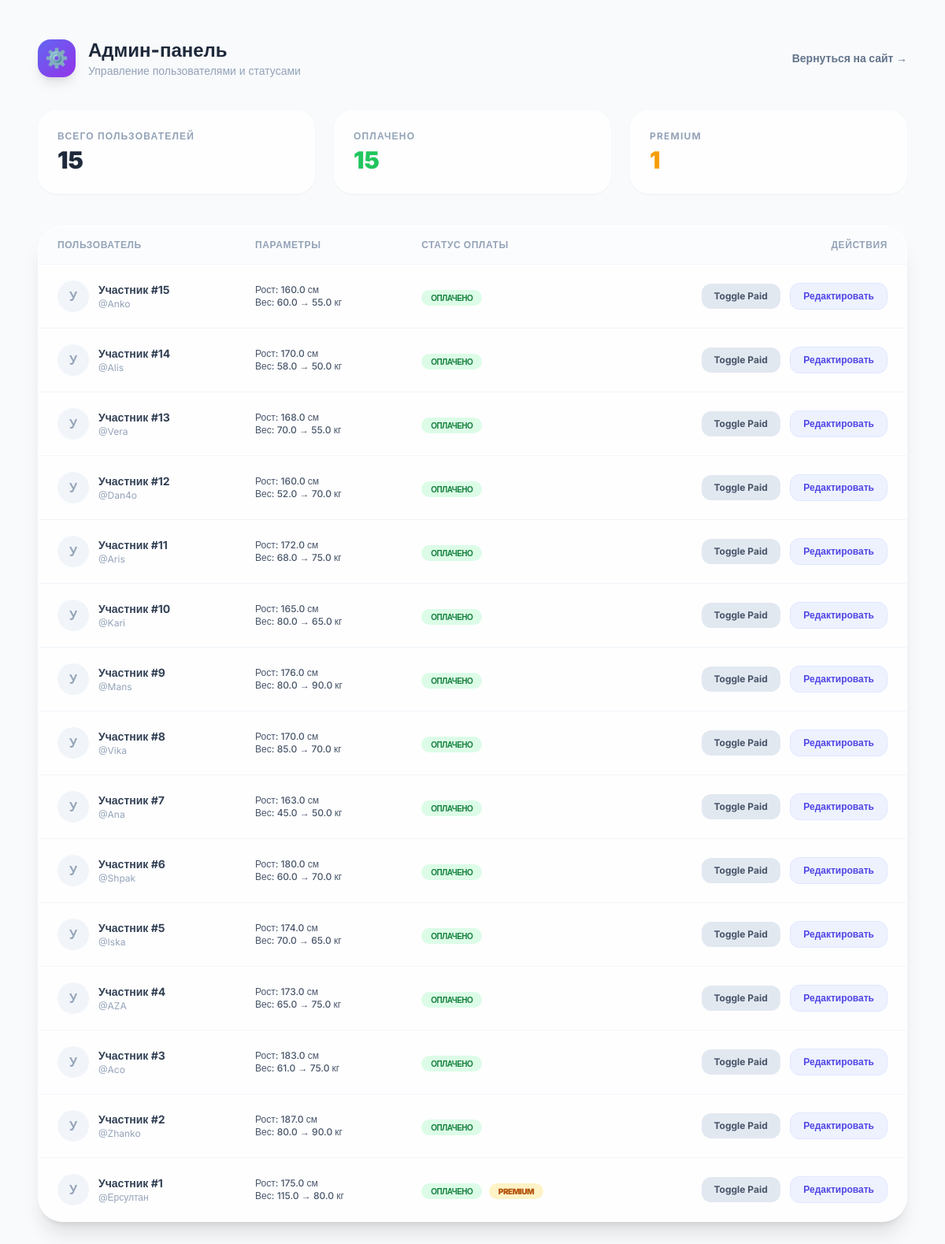
The page /admin on the database its author committed.
### database.py (models this page shows)
class Base(DeclarativeBase):
    pass

class User(Base):
    __tablename__ = "users"
    id: Mapped[int] = mapped_column(Integer, primary_key=True, autoincrement=True)
    username: Mapped[str] = mapped_column(String(50), unique=True, nullable=False)
    password: Mapped[str] = mapped_column(String(100), nullable=False)
    name: Mapped[str] = mapped_column(String(100), nullable=False)
    height_cm: Mapped[float] = mapped_column(Float, nullable=False)
    start_weight_kg: Mapped[float] = mapped_column(Float, nullable=False)
    current_weight_kg: Mapped[float] = mapped_column(Float, nullable=False)
    target_weight_kg: Mapped[float] = mapped_column(Float, nullable=False)
    goal_label: Mapped[str] = mapped_column(String(200), nullable=False)
    is_premium: Mapped[bool] = mapped_column(Boolean, default=False)
    is_paid: Mapped[bool] = mapped_column(Boolean, default=False)
    payment_ref: Mapped[str | None] = mapped_column(String(100), nullable=True)
    created_at: Mapped[datetime] = mapped_column(
        DateTime(timezone=True),
        default=lambda: datetime.now(timezone.utc),
    )
    logs: Mapped[list["WorkoutLog"]] = relationship(
        "WorkoutLog", back_populates="user", cascade="all, delete-orphan"
    )

### main.py (the view)
@app.get("/admin", response_class=HTMLResponse)
def admin_panel(request: Request, db: Session = Depends(get_db)):
    users = db.query(User).order_by(User.id.desc()).all()
    return templates.TemplateResponse(
        request=request,
        name="admin.html",
        context={
            "request": request,
            "users": users,
        },
    )

### templates/admin.html (shortened to what this page needs)
<!DOCTYPE html>
<html lang="ru">
<head>
    <script src="https://cdn.tailwindcss.com"></script>
</head>
<body class="p-6 md:p-12">
    <div class="max-w-6xl mx-auto">
        <header class="flex items-center justify-between mb-10">
            <div class="flex items-center gap-4">
                <div class="w-12 h-12 rounded-2xl bg-gradient-to-br from-indigo-500 to-purple-600 flex items-center justify-center shadow-lg text-2xl">
                    ⚙️
                </div>
                <div>
                    <h1 class="text-2xl font-extrabold text-slate-800">Админ-панель</h1>
                    <p class="text-slate-400 text-sm">Управление пользователями и статусами</p>
                </div>
            </div>
            <a href="/" class="text-sm font-semibold text-slate-500 hover:text-indigo-600 transition-colors">Вернуться на сайт →</a>
        </header>
        <div class="grid grid-cols-1 md:grid-cols-3 gap-6 mb-10">
            <div class="glass p-6 rounded-3xl shadow-sm">
                <p class="text-xs font-bold text-slate-400 uppercase tracking-widest mb-1">Всего пользователей</p>
                <p class="text-3xl font-black text-slate-800">{{ users|length }}</p>
            </div>
            <div class="glass p-6 rounded-3xl shadow-sm">
                <p class="text-xs font-bold text-slate-400 uppercase tracking-widest mb-1">Оплачено</p>
                <p class="text-3xl font-black text-green-500">
                    {{ users|selectattr("is_paid", "equalto", True)|list|length }}
                </p>
            </div>
            <div class="glass p-6 rounded-3xl shadow-sm">
                <p class="text-xs font-bold text-slate-400 uppercase tracking-widest mb-1">Premium</p>
                <p class="text-3xl font-black text-amber-500">
                    {{ users|selectattr("is_premium", "equalto", True)|list|length }}
                </p>
            </div>
        </div>
        <div class="glass rounded-[2rem] shadow-xl overflow-hidden border border-white/60">
            <div class="overflow-x-auto">
                <table class="w-full text-left">
                    <thead>
                        <tr class="bg-slate-50/50 border-b border-slate-100">
                            <th class="px-6 py-4 text-xs font-bold text-slate-400 uppercase tracking-wider">Пользователь</th>
                            <th class="px-6 py-4 text-xs font-bold text-slate-400 uppercase tracking-wider">Параметры</th>
                            <th class="px-6 py-4 text-xs font-bold text-slate-400 uppercase tracking-wider">Статус оплаты</th>
                            <th class="px-6 py-4 text-xs font-bold text-slate-400 uppercase tracking-wider text-right">Действия</th>
                        </tr>
                    </thead>
                    <tbody class="divide-y divide-slate-100">
                        {% for u in users %}
                        <tr class="hover:bg-slate-50/50 transition-colors">
                            <td class="px-6 py-5">
                                <div class="flex items-center gap-3">
                                    <div class="w-10 h-10 rounded-full bg-slate-100 flex items-center justify-center font-bold text-slate-400">
                                        {{ u.name[0] | upper }}
                                    </div>
                                    <div>
                                        <p class="font-bold text-slate-700 text-sm">{{ u.name }}</p>
                                        <p class="text-xs text-slate-400">@{{ u.username }}</p>
                                    </div>
                                </div>
                            </td>
                            <td class="px-6 py-5">
                                <p class="text-xs text-slate-600 font-medium">Рост: {{ u.height_cm }} см</p>
                                <p class="text-xs text-slate-600 font-medium">Вес: {{ u.current_weight_kg }} → {{ u.target_weight_kg }} кг</p>
                            </td>
                            <td class="px-6 py-5">
                                {% if u.is_paid %}
                                <span class="px-3 py-1 rounded-full bg-green-100 text-green-700 text-[10px] font-black uppercase tracking-tighter">Оплачено</span>
                                {% else %}
                                <span class="px-3 py-1 rounded-full bg-slate-100 text-slate-400 text-[10px] font-black uppercase tracking-tighter">Не оплачено</span>
                                {% endif %}
                                {% if u.is_premium %}
                                <span class="ml-1 px-3 py-1 rounded-full bg-amber-100 text-amber-700 text-[10px] font-black uppercase tracking-tighter">Premium</span>
                                {% endif %}
                            </td>
                            <td class="px-6 py-5 text-right space-x-2">
                                <button onclick="togglePaid({{ u.id }})" class="premium-btn px-4 py-2 rounded-xl text-xs font-bold {% if u.is_paid %}bg-slate-200 text-slate-600 hover:bg-slate-300{% else %}bg-green-500 text-white hover:bg-green-600{% endif %}">
                                    Toggle Paid
                                </button>
                                <button onclick="openEditModal({{ u.id }}, '{{ u.name }}', {{ u.height_cm }}, {{ u.current_weight_kg }}, {{ u.target_weight_kg }}, '{{ u.goal_label }}')" class="premium-btn px-4 py-2 rounded-xl text-xs font-bold bg-indigo-50 text-indigo-600 hover:bg-indigo-100 border border-indigo-100">
                                    Редактировать
                                </button>
                            </td>
                        </tr>
                        {% endfor %}
                    </tbody>
                </table>
            </div>
        </div>
    </div>
</body>
</html>

### templates/admin.html (style rules this page uses)
body { font-family: 'Inter', sans-serif; background-color: #f8fafc; }
.glass { background: rgba(255, 255, 255, 0.8); backdrop-filter: blur(8px); border: 1px solid rgba(255, 255, 255, 0.4); }
.premium-btn { transition: all 0.2s cubic-bezier(0.4, 0, 0.2, 1); }

### rows shown on the page
User: name "У", name "Участник #15", username "Anko", height_cm "160.0", current_weight_kg "60.0", target_weight_kg "55.0", is_paid "ОПЛАЧЕНО"
User: name "У", name "Участник #14", username "Alis", height_cm "170.0", current_weight_kg "58.0", target_weight_kg "50.0", is_paid "ОПЛАЧЕНО"
User: name "У", name "Участник #13", username "Vera", height_cm "168.0", current_weight_kg "70.0", target_weight_kg "55.0", is_paid "ОПЛАЧЕНО"
User: name "У", name "Участник #12", username "Dan4o", height_cm "160.0", current_weight_kg "52.0", target_weight_kg "70.0", is_paid "ОПЛАЧЕНО"
User: name "У", name "Участник #11", username "Aris", height_cm "172.0", current_weight_kg "68.0", target_weight_kg "75.0", is_paid "ОПЛАЧЕНО"
User: name "У", name "Участник #10", username "Kari", height_cm "165.0", current_weight_kg "80.0", target_weight_kg "65.0", is_paid "ОПЛАЧЕНО"
User: name "У", name "Участник #9", username "Mans", height_cm "176.0", current_weight_kg "80.0", target_weight_kg "90.0", is_paid "ОПЛАЧЕНО"
User: name "У", name "Участник #8", username "Vika", height_cm "170.0", current_weight_kg "85.0", target_weight_kg "70.0", is_paid "ОПЛАЧЕНО"
User: name "У", name "Участник #7", username "Ana", height_cm "163.0", current_weight_kg "45.0", target_weight_kg "50.0", is_paid "ОПЛАЧЕНО"
User: name "У", name "Участник #6", username "Shpak", height_cm "180.0", current_weight_kg "60.0", target_weight_kg "70.0", is_paid "ОПЛАЧЕНО"
User: name "У", name "Участник #5", username "Iska", height_cm "174.0", current_weight_kg "70.0", target_weight_kg "65.0", is_paid "ОПЛАЧЕНО"
User: name "У", name "Участник #4", username "AZA", height_cm "173.0", current_weight_kg "65.0", target_weight_kg "75.0", is_paid "ОПЛАЧЕНО"
User: name "У", name "Участник #3", username "Aco", height_cm "183.0", current_weight_kg "61.0", target_weight_kg "75.0", is_paid "ОПЛАЧЕНО"
User: name "У", name "Участник #2", username "Zhanko", height_cm "187.0", current_weight_kg "80.0", target_weight_kg "90.0", is_paid "ОПЛАЧЕНО"
User: name "У", name "Участник #1", username "Ерсултан", height_cm "175.0", current_weight_kg "115.0", target_weight_kg "80.0", is_paid "ОПЛАЧЕНО", is_premium "PREMIUM"

### other values the page prints
{{ users|length }} "15"
{{ users|selectattr("is_paid", "equalto", True)|list|length }} "15"
{{ users|selectattr("is_premium", "equalto", True)|list|length }} "1"
